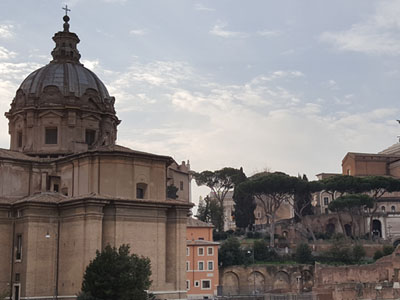
#> input picture images/sum_test.jpg, 400 x 300 px
$ python Chapter05_problem02.py
#> lines starting #> are read from the running program, lines starting #| are printed output that depends on the picture; after the words box and inside, x2 and y2 are one past the last pixel; in counts of white or black regions, pixels touching at a corner belong together
"""
영상파일을 읽어서 메인 윈도우에 다음과 같이 출력하시오.
• 관심영역2개선정후,한곳은밝기를50증가/다른곳은영상의화소대비를증가
"""

import numpy as np, cv2

# 영상 파일 읽기
img = cv2.imread('images/sum_test.jpg', cv2.IMREAD_COLOR)
#> img is the input picture: shape (300, 400, 3); mean B, G, R 132.2, 132.3, 137.3
if img is None: raise Exception("영상 파일 읽기 오류")

blue, green, red = cv2.split(img)
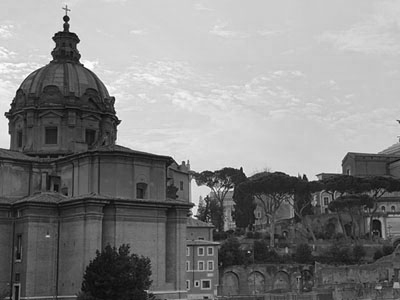
#> blue: shape (300, 400); min 2, max 255, mean 132.2
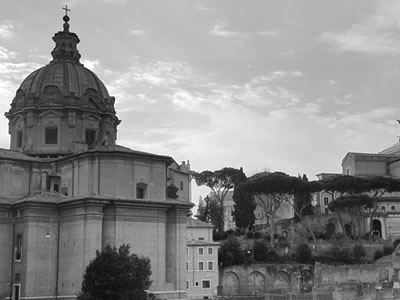
#> red: shape (300, 400); min 9, max 255, mean 137.3


# 관심영역 2개 선정
roi1 = img[150: 200, 150: 200]
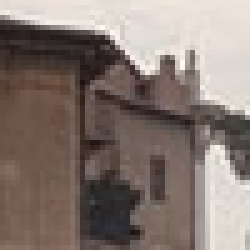
#> roi1: shape (50, 50, 3) (shown 5 times larger); mean B, G, R 114.4, 121.1, 134.4
roi2 = img[200: 250, 300: 350]
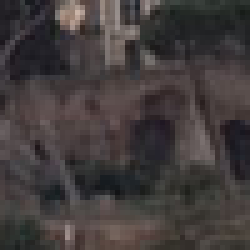
#> roi2: shape (50, 50, 3) (shown 5 times larger); mean B, G, R 60.2, 60.4, 66.3

#밝기 50증가
val = 50
roi1 += val
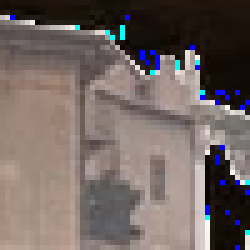
#> roi1: shape (50, 50, 3) (shown 5 times larger); mean B, G, R 98.9, 102.6, 114.4

cv2.rectangle(roi1, (0,0), (49, 49), (0 ,255, 0))
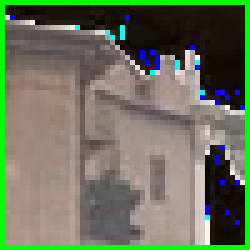
#> roi1: shape (50, 50, 3) (shown 5 times larger); 7.84% of pixels changed, all inside (x1, y1, x2, y2) = (0, 0, 50, 50)

#화소 대비를 증가
#> (the run stopped early here; a loop or call above may not have finished)

$ run again, with images/abs_test2.jpg copied over images/sum_test.jpg
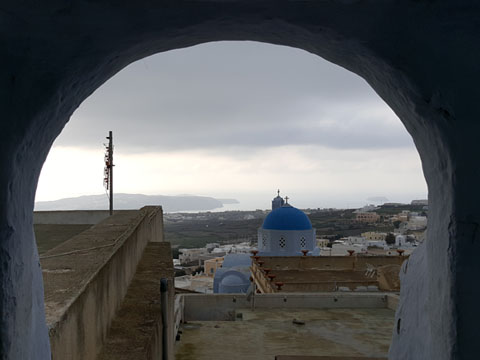
#> input picture images/abs_test2.jpg, 480 x 360 px
#> img is the input picture: shape (360, 480, 3); mean B, G, R 95.3, 93.7, 91.5
#> `roi2 = img[200: 250, 300: 350]`:
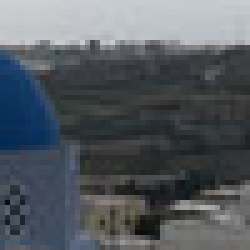
#> roi2: shape (50, 50, 3) (shown 5 times larger); mean B, G, R 97.4, 91.3, 85.7
#> `cv2.rectangle(roi1, (0,0), (49, 49), (0 ,255, 0))`:
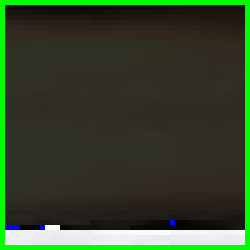
#> roi1: shape (50, 50, 3) (shown 5 times larger); mean B, G, R 41.4, 69, 51.8
